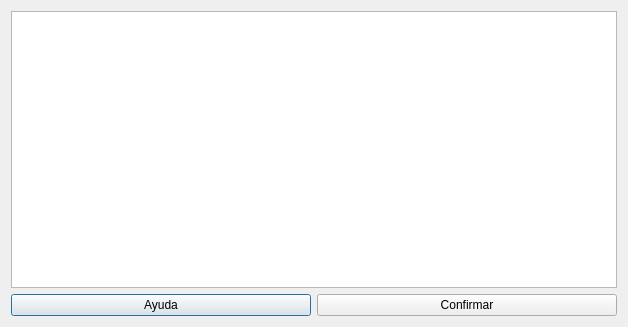
<?xml version="1.0" encoding="UTF-8"?>
<ui version="4.0">
 <class>DialogTableLL</class>
 <widget class="QDialog" name="DialogTableLL">
  <property name="geometry">
   <rect>
    <x>0</x>
    <y>0</y>
    <width>628</width>
    <height>327</height>
   </rect>
  </property>
  <property name="windowTitle">
   <string>Dialog</string>
  </property>
  <layout class="QVBoxLayout" name="verticalLayout">
   <item>
    <widget class="QTableWidget" name="tableWidget">
     <property name="sizeAdjustPolicy">
      <enum>QAbstractScrollArea::SizeAdjustPolicy::AdjustToContents</enum>
     </property>
    </widget>
   </item>
   <item>
    <layout class="QHBoxLayout" name="horizontalLayout">
     <item>
      <widget class="QPushButton" name="helpButton">
       <property name="text">
        <string>Ayuda</string>
       </property>
      </widget>
     </item>
     <item>
      <widget class="QPushButton" name="pushButton">
       <property name="text">
        <string>Confirmar</string>
       </property>
      </widget>
     </item>
    </layout>
   </item>
  </layout>
 </widget>
 <resources/>
 <connections/>
</ui>
